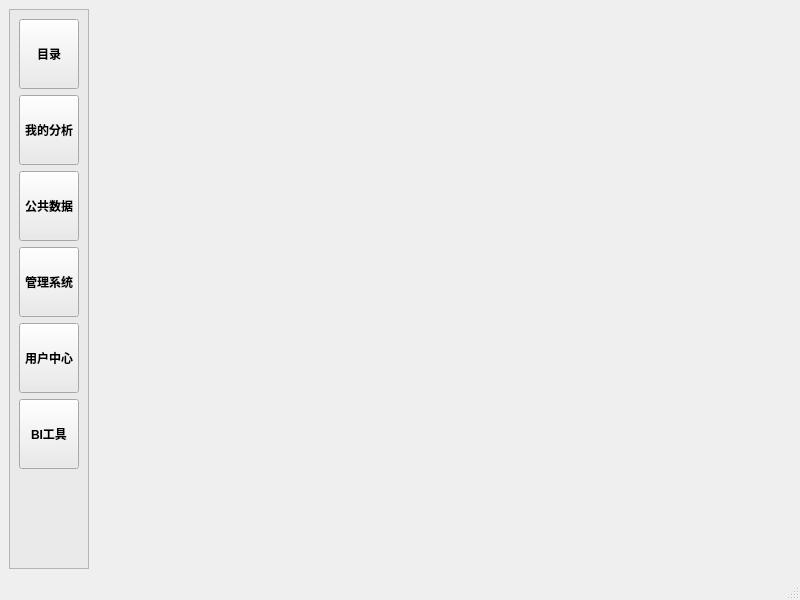
<?xml version="1.0" encoding="UTF-8"?>
<ui version="4.0">
 <class>MainWindow</class>
 <widget class="QMainWindow" name="MainWindow">
  <property name="geometry">
   <rect>
    <x>0</x>
    <y>0</y>
    <width>800</width>
    <height>600</height>
   </rect>
  </property>
  <property name="windowTitle">
   <string>MainWindow</string>
  </property>
  <widget class="QWidget" name="centralwidget">
   <layout class="QHBoxLayout" name="horizontalLayout">
    <item>
     <widget class="QFrame" name="frame">
      <property name="minimumSize">
       <size>
        <width>80</width>
        <height>0</height>
       </size>
      </property>
      <property name="maximumSize">
       <size>
        <width>80</width>
        <height>16777215</height>
       </size>
      </property>
      <property name="styleSheet">
       <string notr="true">background-color: rgb(234, 234, 234);</string>
      </property>
      <property name="frameShape">
       <enum>QFrame::StyledPanel</enum>
      </property>
      <property name="frameShadow">
       <enum>QFrame::Raised</enum>
      </property>
      <layout class="QVBoxLayout" name="verticalLayout">
       <item>
        <widget class="QToolButton" name="gbl_btn_menu">
         <property name="minimumSize">
          <size>
           <width>60</width>
           <height>70</height>
          </size>
         </property>
         <property name="maximumSize">
          <size>
           <width>60</width>
           <height>70</height>
          </size>
         </property>
         <property name="font">
          <font>
           <bold>true</bold>
          </font>
         </property>
         <property name="cursor">
          <cursorShape>ArrowCursor</cursorShape>
         </property>
         <property name="text">
          <string>目录</string>
         </property>
         <property name="icon">
          <iconset>
           <normaloff>icons/biaochaxun.png</normaloff>icons/biaochaxun.png</iconset>
         </property>
         <property name="iconSize">
          <size>
           <width>50</width>
           <height>50</height>
          </size>
         </property>
         <property name="toolButtonStyle">
          <enum>Qt::ToolButtonTextUnderIcon</enum>
         </property>
        </widget>
       </item>
       <item>
        <widget class="QToolButton" name="gbl_btn_my_analysis">
         <property name="minimumSize">
          <size>
           <width>60</width>
           <height>70</height>
          </size>
         </property>
         <property name="maximumSize">
          <size>
           <width>60</width>
           <height>70</height>
          </size>
         </property>
         <property name="font">
          <font>
           <bold>true</bold>
          </font>
         </property>
         <property name="cursor">
          <cursorShape>ArrowCursor</cursorShape>
         </property>
         <property name="text">
          <string>我的分析</string>
         </property>
         <property name="icon">
          <iconset>
           <normaloff>icons/biaochaxun.png</normaloff>icons/biaochaxun.png</iconset>
         </property>
         <property name="iconSize">
          <size>
           <width>50</width>
           <height>50</height>
          </size>
         </property>
         <property name="toolButtonStyle">
          <enum>Qt::ToolButtonTextUnderIcon</enum>
         </property>
        </widget>
       </item>
       <item>
        <widget class="QToolButton" name="gbl_btn_public_data">
         <property name="minimumSize">
          <size>
           <width>60</width>
           <height>70</height>
          </size>
         </property>
         <property name="maximumSize">
          <size>
           <width>60</width>
           <height>70</height>
          </size>
         </property>
         <property name="font">
          <font>
           <bold>true</bold>
          </font>
         </property>
         <property name="cursor">
          <cursorShape>ArrowCursor</cursorShape>
         </property>
         <property name="text">
          <string>公共数据</string>
         </property>
         <property name="icon">
          <iconset>
           <normaloff>icons/biaochaxun.png</normaloff>icons/biaochaxun.png</iconset>
         </property>
         <property name="iconSize">
          <size>
           <width>50</width>
           <height>50</height>
          </size>
         </property>
         <property name="toolButtonStyle">
          <enum>Qt::ToolButtonTextUnderIcon</enum>
         </property>
        </widget>
       </item>
       <item>
        <widget class="QToolButton" name="gbl_btn_mis">
         <property name="minimumSize">
          <size>
           <width>60</width>
           <height>70</height>
          </size>
         </property>
         <property name="maximumSize">
          <size>
           <width>60</width>
           <height>70</height>
          </size>
         </property>
         <property name="font">
          <font>
           <bold>true</bold>
          </font>
         </property>
         <property name="cursor">
          <cursorShape>ArrowCursor</cursorShape>
         </property>
         <property name="text">
          <string>管理系统</string>
         </property>
         <property name="icon">
          <iconset>
           <normaloff>icons/biaochaxun.png</normaloff>icons/biaochaxun.png</iconset>
         </property>
         <property name="iconSize">
          <size>
           <width>50</width>
           <height>50</height>
          </size>
         </property>
         <property name="toolButtonStyle">
          <enum>Qt::ToolButtonTextUnderIcon</enum>
         </property>
        </widget>
       </item>
       <item>
        <widget class="QToolButton" name="gbl_btn_user_center">
         <property name="minimumSize">
          <size>
           <width>60</width>
           <height>70</height>
          </size>
         </property>
         <property name="maximumSize">
          <size>
           <width>60</width>
           <height>70</height>
          </size>
         </property>
         <property name="font">
          <font>
           <bold>true</bold>
          </font>
         </property>
         <property name="cursor">
          <cursorShape>ArrowCursor</cursorShape>
         </property>
         <property name="text">
          <string>用户中心</string>
         </property>
         <property name="icon">
          <iconset>
           <normaloff>icons/biaochaxun.png</normaloff>icons/biaochaxun.png</iconset>
         </property>
         <property name="iconSize">
          <size>
           <width>50</width>
           <height>50</height>
          </size>
         </property>
         <property name="toolButtonStyle">
          <enum>Qt::ToolButtonTextUnderIcon</enum>
         </property>
        </widget>
       </item>
       <item>
        <widget class="QToolButton" name="gbl_btn_bi_tool">
         <property name="minimumSize">
          <size>
           <width>60</width>
           <height>70</height>
          </size>
         </property>
         <property name="maximumSize">
          <size>
           <width>60</width>
           <height>70</height>
          </size>
         </property>
         <property name="font">
          <font>
           <bold>true</bold>
          </font>
         </property>
         <property name="cursor">
          <cursorShape>ArrowCursor</cursorShape>
         </property>
         <property name="text">
          <string>BI工具</string>
         </property>
         <property name="icon">
          <iconset>
           <normaloff>icons/biaochaxun.png</normaloff>icons/biaochaxun.png</iconset>
         </property>
         <property name="iconSize">
          <size>
           <width>50</width>
           <height>50</height>
          </size>
         </property>
         <property name="toolButtonStyle">
          <enum>Qt::ToolButtonTextUnderIcon</enum>
         </property>
        </widget>
       </item>
       <item>
        <spacer name="verticalSpacer">
         <property name="orientation">
          <enum>Qt::Vertical</enum>
         </property>
         <property name="sizeHint" stdset="0">
          <size>
           <width>20</width>
           <height>61</height>
          </size>
         </property>
        </spacer>
       </item>
      </layout>
     </widget>
    </item>
    <item>
     <widget class="QStackedWidget" name="mainContainer">
      <property name="currentIndex">
       <number>4</number>
      </property>
      <widget class="QWidget" name="page_menu"/>
      <widget class="QWidget" name="page_my_analysis"/>
      <widget class="QWidget" name="page_public_data"/>
      <widget class="QWidget" name="page_mis"/>
      <widget class="QWidget" name="page_user_center"/>
      <widget class="QWidget" name="page_bi_tool"/>
     </widget>
    </item>
   </layout>
  </widget>
  <widget class="QMenuBar" name="menubar">
   <property name="geometry">
    <rect>
     <x>0</x>
     <y>0</y>
     <width>800</width>
     <height>22</height>
    </rect>
   </property>
  </widget>
  <widget class="QStatusBar" name="statusbar"/>
 </widget>
 <resources/>
 <connections/>
</ui>
